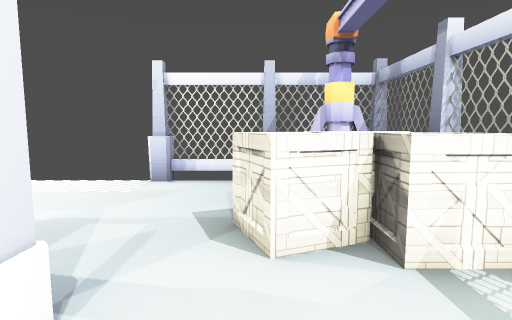
View 1 (above)

16 first-person views from a walk through a 3-D level made in the Godot game engine. The camera is 1.3 m above the floor, tilts 6° down and sees 80° across. Doors that lead somewhere are drawn open, without their leaves. The floor is counted in squares, 1 m on a side. Each view is taken from the middle of a square. On the plan, view 1 faces up. The plan holds only what a view shows up to about 14 squares ahead; the rest is blank. The place goes on beyond the plan. Some surface patterns are stand-ins.

View 2
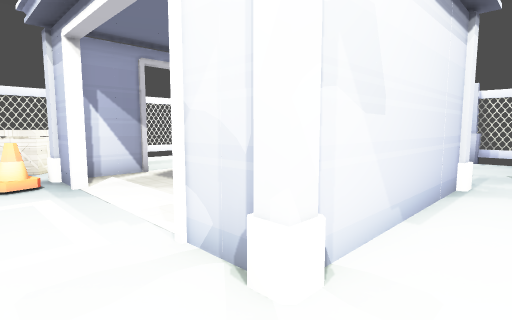

View 3
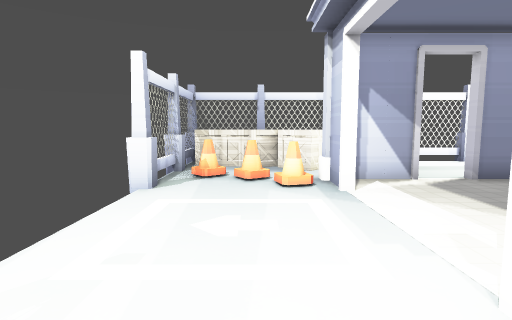

View 4
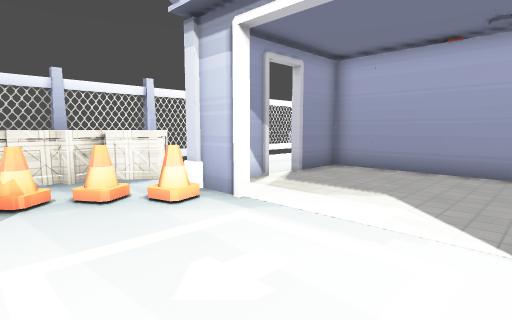

View 5
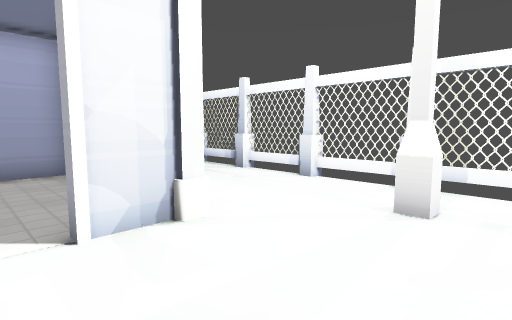

View 6
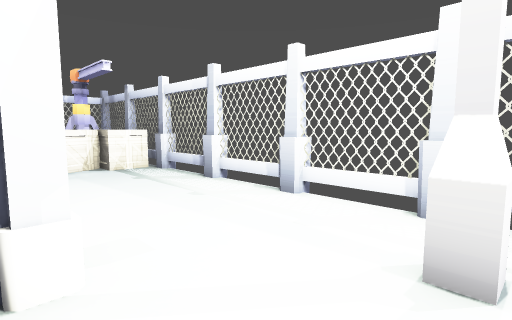

View 7
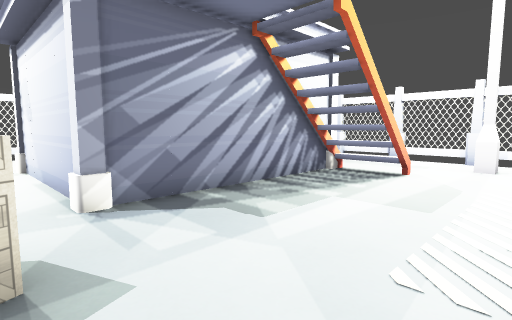

View 8
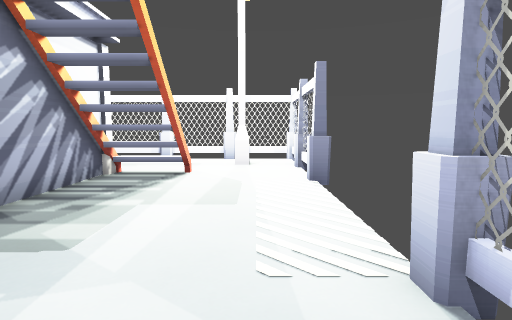

View 9
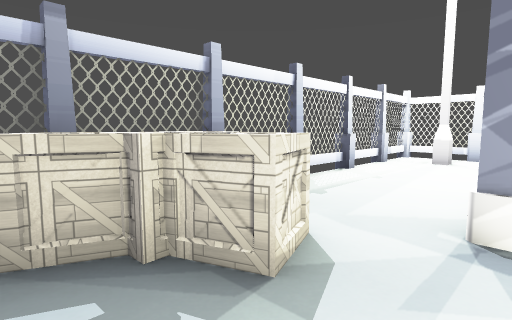

View 10
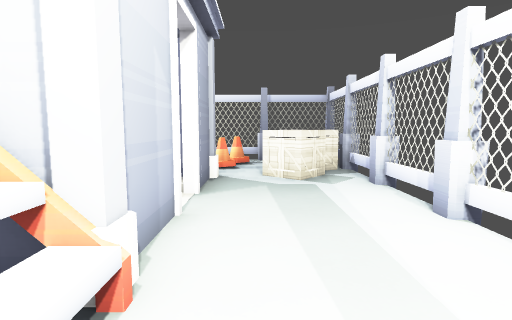

View 11
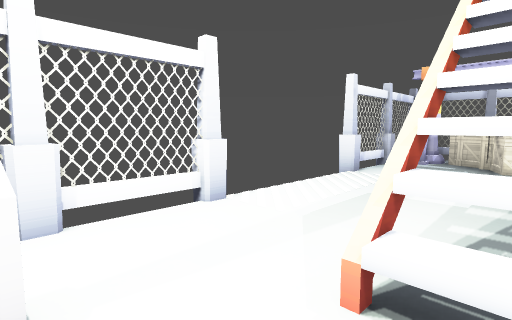

View 12
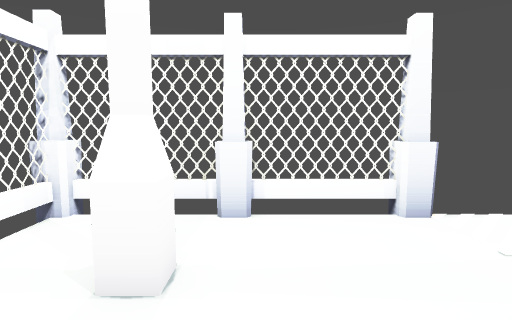

View 13
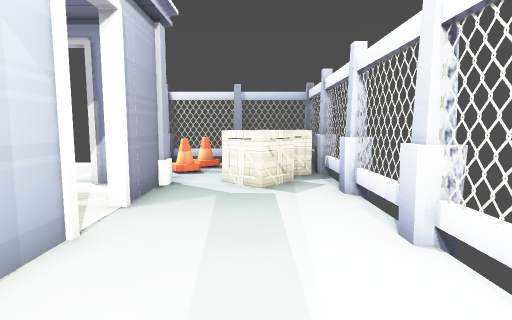

View 14
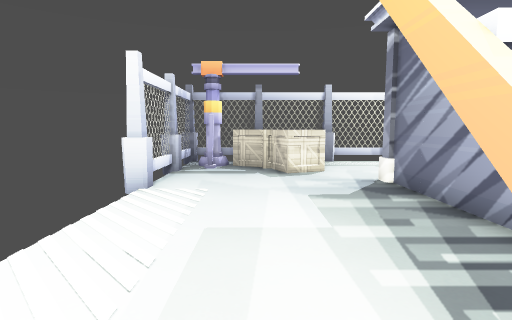

View 15
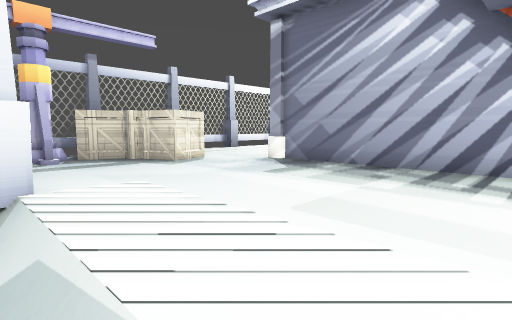

View 16
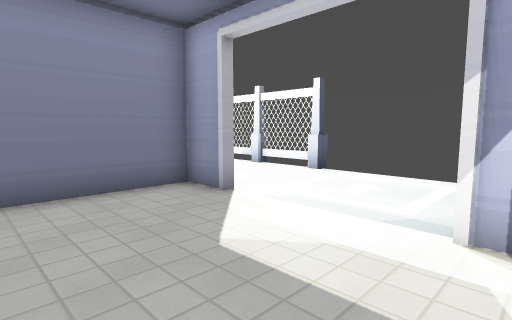

### Floor plan
Key: @ floor where view 1 was taken; # wall or solid block; . floor; / step, stairs or slope; D open door; = window, fence, low wall or low ledge; C crane; R crate; N cone; S streetlight.
Columns run from 13 left of view 1 to 3 right of it. Each row starts with its distance up from view 1.
  8 ######/////######
  7 #.............CC#
  6 #..............C#
  5 #.S...........RR#
  4 #...///......RRR#
  3 #...///......RRR#
  2 #...##=#####....#
  1 #...#......#....#
  0 #...#......#.@..#
 -1 #..........#....#
 -2 #...#......#....#
 -3 #...#......#....#
 -4 #.RR##DDDD##....#
 -5 #RR. N..........#
 -6 #RR.N...........#
 -7 #RR.N.........S.#
 -8 #RR###..........#
 -9 #####       #####

Positions as (right, up) in squares from view 1, and headings:
1: (0, 0), facing up
2: (0, -6), facing up-left
3: (-1, -6), facing left
4: (-3, -8), facing up-left
5: (-4, -8), facing up-right
6: (-2, -7), facing up-right
7: (0, 7), facing down-left
8: (0, 6), facing left
9: (-2, 6), facing down-right
10: (-10, 4), facing down
11: (-11, 3), facing up-right
12: (-10, 3), facing up
13: (-11, 3), facing down
14: (-9, 5), facing right
15: (-7, 8), facing down-right
16: (-8, 0), facing down-right
